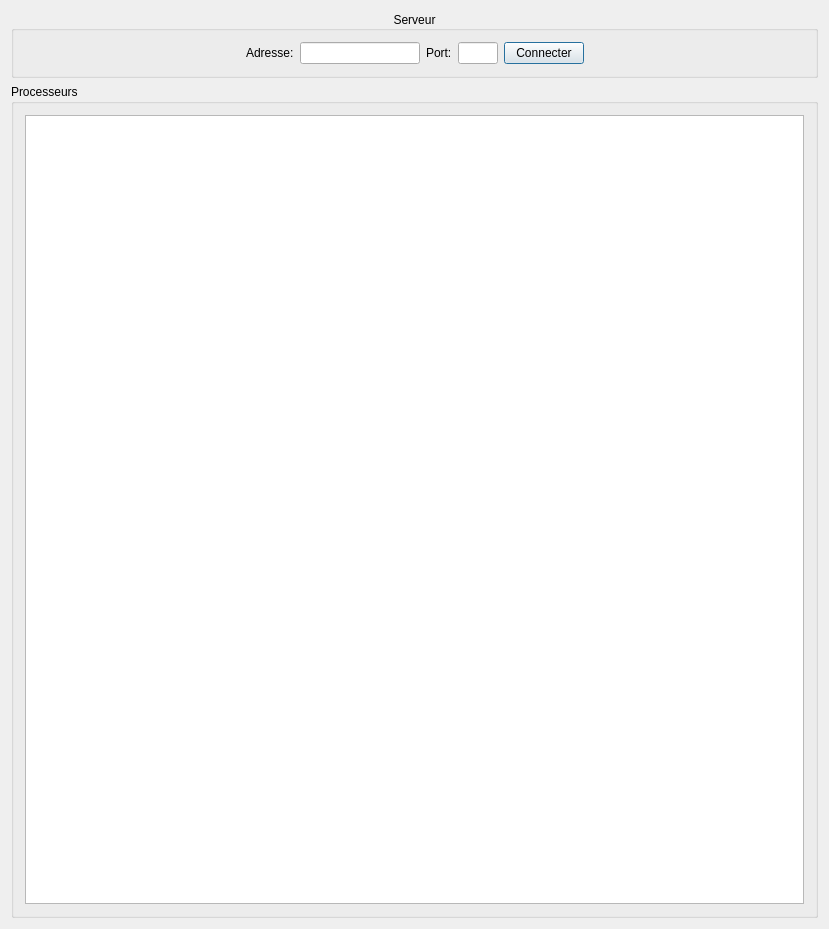
<?xml version="1.0" encoding="UTF-8"?>
<ui version="4.0">
 <class>ClientTest</class>
 <widget class="QDialog" name="ClientTest">
  <property name="geometry">
   <rect>
    <x>0</x>
    <y>0</y>
    <width>829</width>
    <height>929</height>
   </rect>
  </property>
  <property name="windowTitle">
   <string>ClientTest</string>
  </property>
  <layout class="QVBoxLayout" name="verticalLayout">
   <item>
    <widget class="QGroupBox" name="groupBox_3">
     <property name="title">
      <string>Serveur</string>
     </property>
     <property name="alignment">
      <set>Qt::AlignCenter</set>
     </property>
     <layout class="QHBoxLayout" name="horizontalLayout_2">
      <item>
       <spacer name="horizontalSpacer_4">
        <property name="orientation">
         <enum>Qt::Horizontal</enum>
        </property>
        <property name="sizeHint" stdset="0">
         <size>
          <width>40</width>
          <height>20</height>
         </size>
        </property>
       </spacer>
      </item>
      <item>
       <widget class="QLabel" name="label_2">
        <property name="text">
         <string>Adresse:</string>
        </property>
       </widget>
      </item>
      <item>
       <widget class="QLineEdit" name="_LE_host">
        <property name="sizePolicy">
         <sizepolicy hsizetype="Fixed" vsizetype="Fixed">
          <horstretch>0</horstretch>
          <verstretch>0</verstretch>
         </sizepolicy>
        </property>
        <property name="minimumSize">
         <size>
          <width>120</width>
          <height>0</height>
         </size>
        </property>
        <property name="maximumSize">
         <size>
          <width>16777215</width>
          <height>16777215</height>
         </size>
        </property>
        <property name="readOnly">
         <bool>false</bool>
        </property>
       </widget>
      </item>
      <item>
       <widget class="QLabel" name="label_3">
        <property name="text">
         <string>Port:</string>
        </property>
       </widget>
      </item>
      <item>
       <widget class="QLineEdit" name="_LE_port">
        <property name="sizePolicy">
         <sizepolicy hsizetype="Fixed" vsizetype="Fixed">
          <horstretch>0</horstretch>
          <verstretch>0</verstretch>
         </sizepolicy>
        </property>
        <property name="maximumSize">
         <size>
          <width>40</width>
          <height>16777215</height>
         </size>
        </property>
        <property name="readOnly">
         <bool>false</bool>
        </property>
       </widget>
      </item>
      <item>
       <widget class="QPushButton" name="_PB_connect">
        <property name="text">
         <string>Connecter</string>
        </property>
       </widget>
      </item>
      <item>
       <spacer name="horizontalSpacer">
        <property name="orientation">
         <enum>Qt::Horizontal</enum>
        </property>
        <property name="sizeHint" stdset="0">
         <size>
          <width>40</width>
          <height>20</height>
         </size>
        </property>
       </spacer>
      </item>
     </layout>
    </widget>
   </item>
   <item>
    <widget class="QGroupBox" name="groupBox_2">
     <property name="title">
      <string>Processeurs</string>
     </property>
     <layout class="QGridLayout" name="gridLayout">
      <item row="0" column="0">
       <widget class="QListWidget" name="_LW_processors"/>
      </item>
     </layout>
    </widget>
   </item>
  </layout>
 </widget>
 <layoutdefault spacing="6" margin="11"/>
 <resources/>
 <connections/>
</ui>
